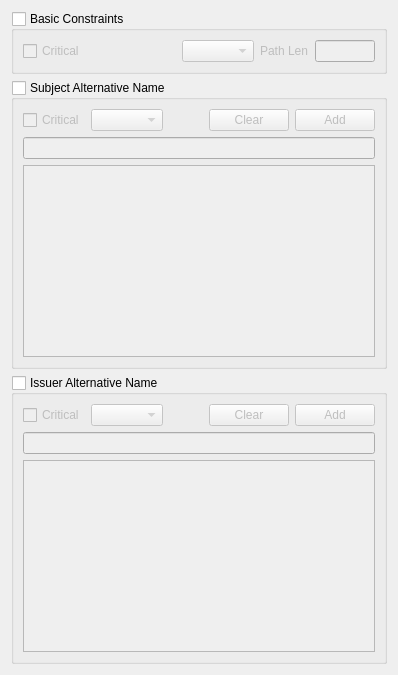
     <widget class="QWidget" name="mExtend3Tab">
      <attribute name="title">
       <string>Extend3</string>
      </attribute>
      <layout class="QVBoxLayout" name="verticalLayout_4">
       <item>
        <widget class="QGroupBox" name="mBCGroup">
         <property name="minimumSize">
          <size>
           <width>0</width>
           <height>0</height>
          </size>
         </property>
         <property name="title">
          <string>Basic Constraints</string>
         </property>
         <property name="checkable">
          <bool>true</bool>
         </property>
         <property name="checked">
          <bool>false</bool>
         </property>
         <layout class="QVBoxLayout" name="verticalLayout_13">
          <item>
           <layout class="QGridLayout" name="gridLayout_16">
            <item row="0" column="3">
             <widget class="QLabel" name="label_21">
              <property name="text">
               <string>Path Len</string>
              </property>
             </widget>
            </item>
            <item row="0" column="4">
             <widget class="QLineEdit" name="mBCPathLenText">
              <property name="maximumSize">
               <size>
                <width>60</width>
                <height>16777215</height>
               </size>
              </property>
             </widget>
            </item>
            <item row="0" column="0">
             <widget class="QCheckBox" name="mBCCriticalCheck">
              <property name="text">
               <string>Critical</string>
              </property>
             </widget>
            </item>
            <item row="0" column="2">
             <widget class="QComboBox" name="mBCCombo"/>
            </item>
            <item row="0" column="1">
             <spacer name="horizontalSpacer_9">
              <property name="orientation">
               <enum>Qt::Horizontal</enum>
              </property>
              <property name="sizeHint" stdset="0">
               <size>
                <width>40</width>
                <height>20</height>
               </size>
              </property>
             </spacer>
            </item>
           </layout>
          </item>
         </layout>
        </widget>
       </item>
       <item>
        <widget class="QGroupBox" name="mSANGroup">
         <property name="minimumSize">
          <size>
           <width>0</width>
           <height>0</height>
          </size>
         </property>
         <property name="title">
          <string>Subject Alternative Name</string>
         </property>
         <property name="checkable">
          <bool>true</bool>
         </property>
         <property name="checked">
          <bool>false</bool>
         </property>
         <layout class="QVBoxLayout" name="verticalLayout_14">
          <item>
           <layout class="QGridLayout" name="gridLayout_4">
            <item row="0" column="1">
             <widget class="QComboBox" name="mSANCombo"/>
            </item>
            <item row="0" column="0">
             <widget class="QCheckBox" name="mSANCriticalCheck">
              <property name="text">
               <string>Critical</string>
              </property>
             </widget>
            </item>
            <item row="0" column="3">
             <widget class="QPushButton" name="mSANClearBtn">
              <property name="text">
               <string>Clear</string>
              </property>
             </widget>
            </item>
            <item row="0" column="4">
             <widget class="QPushButton" name="mSANAddBtn">
              <property name="text">
               <string>Add</string>
              </property>
             </widget>
            </item>
            <item row="0" column="2">
             <spacer name="horizontalSpacer_10">
              <property name="orientation">
               <enum>Qt::Horizontal</enum>
              </property>
              <property name="sizeHint" stdset="0">
               <size>
                <width>40</width>
                <height>20</height>
               </size>
              </property>
             </spacer>
            </item>
           </layout>
          </item>
          <item>
           <widget class="QLineEdit" name="mSANText"/>
          </item>
          <item>
           <widget class="QTableWidget" name="mSANTable">
            <property name="contextMenuPolicy">
             <enum>Qt::CustomContextMenu</enum>
            </property>
            <attribute name="horizontalHeaderHighlightSections">
             <bool>false</bool>
            </attribute>
            <attribute name="verticalHeaderHighlightSections">
             <bool>false</bool>
            </attribute>
           </widget>
          </item>
         </layout>
        </widget>
       </item>
       <item>
        <widget class="QGroupBox" name="mIANGroup">
         <property name="minimumSize">
          <size>
           <width>0</width>
           <height>0</height>
          </size>
         </property>
         <property name="title">
          <string>Issuer Alternative Name</string>
         </property>
         <property name="checkable">
          <bool>true</bool>
         </property>
         <property name="checked">
          <bool>false</bool>
         </property>
         <layout class="QVBoxLayout" name="verticalLayout_15">
          <item>
           <layout class="QGridLayout" name="gridLayout_17">
            <item row="0" column="0">
             <widget class="QCheckBox" name="mIANCriticalCheck">
              <property name="text">
               <string>Critical</string>
              </property>
             </widget>
            </item>
            <item row="0" column="3">
             <widget class="QPushButton" name="mIANClearBtn">
              <property name="text">
               <string>Clear</string>
              </property>
             </widget>
            </item>
            <item row="0" column="4">
             <widget class="QPushButton" name="mIANAddBtn">
              <property name="text">
               <string>Add</string>
              </property>
             </widget>
            </item>
            <item row="0" column="1">
             <widget class="QComboBox" name="mIANCombo"/>
            </item>
            <item row="0" column="2">
             <spacer name="horizontalSpacer_11">
              <property name="orientation">
               <enum>Qt::Horizontal</enum>
              </property>
              <property name="sizeHint" stdset="0">
               <size>
                <width>40</width>
                <height>20</height>
               </size>
              </property>
             </spacer>
            </item>
           </layout>
          </item>
          <item>
           <widget class="QLineEdit" name="mIANText"/>
          </item>
          <item>
           <widget class="QTableWidget" name="mIANTable">
            <property name="contextMenuPolicy">
             <enum>Qt::CustomContextMenu</enum>
            </property>
            <attribute name="horizontalHeaderHighlightSections">
             <bool>false</bool>
            </attribute>
            <attribute name="verticalHeaderHighlightSections">
             <bool>false</bool>
            </attribute>
           </widget>
          </item>
         </layout>
        </widget>
       </item>
      </layout>
     </widget>
